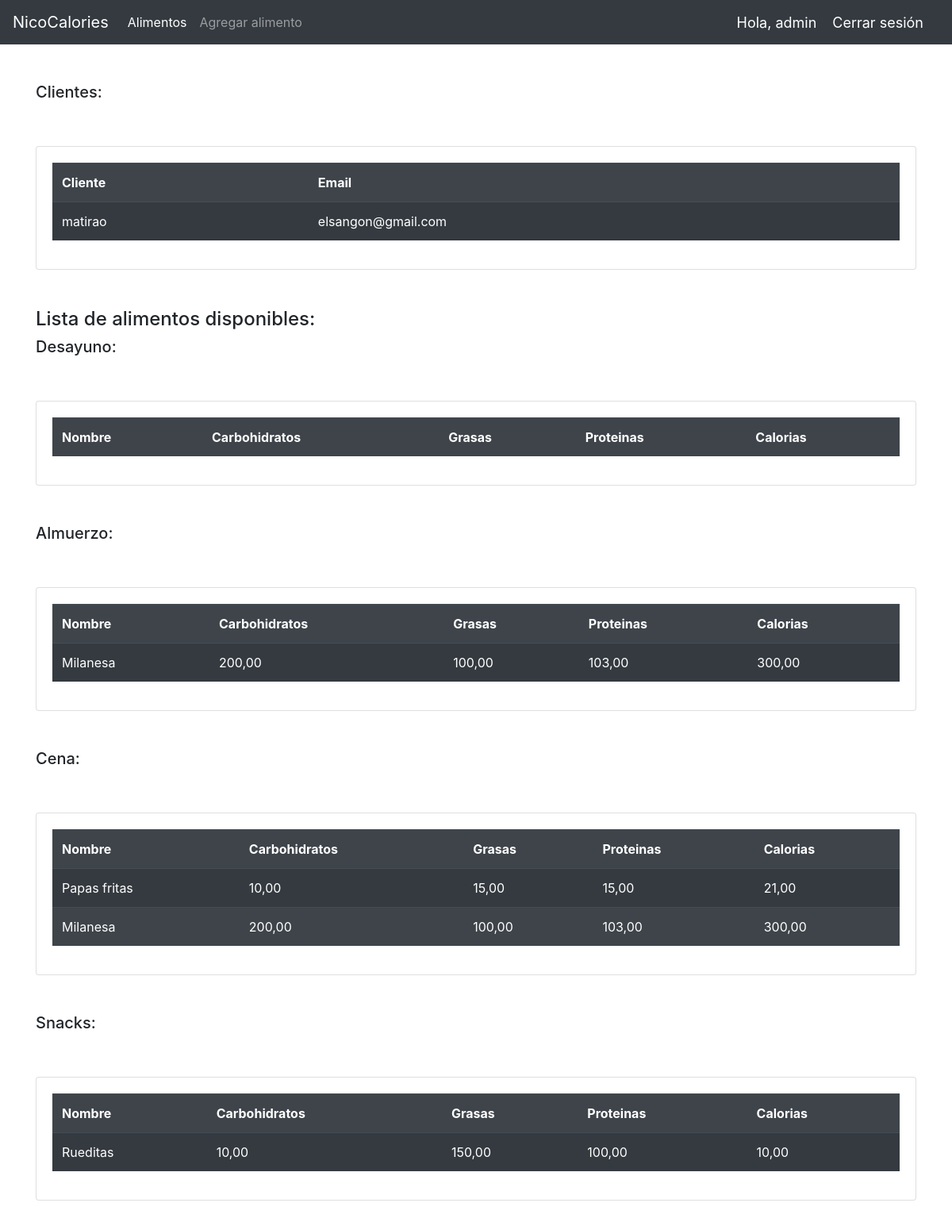
The page / (signed in) on the database its author committed.
### Fityfeed/models.py (models this page shows, shortened)
class Cliente(models.Model):
    usuario = models.OneToOneField(User, null=True, on_delete=models.CASCADE)
    nombre = models.CharField(max_length=200, null=True)
    email=models.CharField(max_length=200,null=True)
    fecha_de_creacion=models.DateTimeField(auto_now_add=True,null=True)

class ComidaItem(models.Model):
    nombre = models.CharField(max_length=200)
    categoria = models.ManyToManyField(Categoria)
    carbohidratos = models.DecimalField(max_digits=5,decimal_places=2,default=0)
    grasas = models.DecimalField(max_digits=5,decimal_places=2,default=0)
    proteina = models.DecimalField(max_digits=5,decimal_places=2,default=0)
    calorias = models.DecimalField(max_digits=5,decimal_places=2,default=0, blank=True)
    cantidad = models.IntegerField(default=1,null=True, blank=True)
    def __str__(self):
        return self.nombre

### Fityfeed/decorators.py (the view)
    def wrapper_func(request, *args,**kwargs):
        group = None
        if request.user.groups.exists():
            group=request.user.groups.all()[0].name
        if group == 'user':
            return redirect('userPage')
        if group == 'admin':
            return view_func(request,*args,**kwargs)

### Fityfeed/views.py (called while the page is built)
@login_required(login_url='login')
@admin_only
def home(request):
    desayuno = Categoria.objects.filter(nombre='desayuno')[0].comidaitem_set.all()
    almuerzo = Categoria.objects.filter(nombre='almuerzo')[0].comidaitem_set.all()
    cena = Categoria.objects.filter(nombre='cena')[0].comidaitem_set.all()
    snack = Categoria.objects.filter(nombre='snacks')[0].comidaitem_set.all()
    clientes = Cliente.objects.all()
    ctx = {
        'desayuno':desayuno,
        'almuerzo': almuerzo,
        'cena':cena,
        'snack':snack,
        'clientes':clientes
    }
    print(snack)
    return render(request, 'main.html', ctx)

### Fityfeed/templates/main.html (shortened to what this page needs)
{% load static %}
<!DOCTYPE html>
<html lang="en">
<head>
    <link rel="stylesheet" href="https://stackpath.bootstrapcdn.com/bootstrap/4.5.0/css/bootstrap.min.css"0>
</head>
<body class="body">
    {% include 'navbar.html' %}
    <br>
    <br>
    <div class="container">
        {% block content %}
            <div class="flex-box-row">
                <h5>Clientes:</h5>
                <br>
                <br>
                <div class="card card-body">
                    <table class="table table-dark table-striped table-hover">
                            <tr>
                                <th>Cliente</th>
                                <th>Email</th>
                            </tr>
                            {% for cust in clientes %}
                            <tr>
                                <td>{{cust.nombre}} </td>
                                <td> {{cust.email}} </td>
                            </tr>
                            {% endfor %}
                    </table>
                </div>
            </div>
            <br><br>
            <h4>Lista de alimentos disponibles:</h4>
            <div class="flex-box-row">
                <h5>Desayuno:</h5>
                <br>
                <br>
                <div class="card card-body">
                    <table class="table table-dark table-striped table-hover">
                            <tr>
                                <th>Nombre</th>
                                <th>Carbohidratos</th>
                                <th>Grasas</th>
                                <th>Proteinas</th>
                                <th>Calorias</th>
                            </tr>
                    </table>
                </div>
            </div>
            <br><br>
            <div class="flex-box-row">
                <h5>Almuerzo:</h5>
                <br>
                <br>
                <div class="card card-body">
                    <table class="table table-dark table-striped table-hover">
                            <tr>
                                <th>Nombre</th>
                                <th>Carbohidratos</th>
                                <th>Grasas</th>
                                <th>Proteinas</th>
                                <th>Calorias</th>
                            </tr>
                            {% for des in almuerzo %}
                            <tr>
                                <td>{{des.nombre}}</td>
                                <td>{{des.carbohidratos}}</td>
                                <td>{{des.grasas}}</td>
                                <td>{{des.proteina}}</td>
                                <td>{{des.calorias}}</td>
                            </tr>
                            {% endfor %}
                    </table>
                </div>
            </div>
            <br><br>
            <div class="flex-box-row">
                <h5>Cena:</h5>
                <br>
                <br>
                <div class="card card-body">
                    <table class="table table-dark table-striped table-hover">
                            <tr>
                                <th>Nombre</th>
                                <th>Carbohidratos</th>
                                <th>Grasas</th>
                                <th>Proteinas</th>
                                <th>Calorias</th>
                            </tr>
                            {% for des in cena %}
                            <tr>
                                <td>{{des.nombre}}</td>
                                <td>{{des.carbohidratos}}</td>
                                <td>{{des.grasas}}</td>
                                <td>{{des.proteina}}</td>
                                <td>{{des.calorias}}</td>
                            </tr>
                            {% endfor %}
                    </table>
                </div>
            </div>
            <br><br>
            <div class="flex-box-row">
                <h5>Snacks:</h5>
                <br>
                <br>
                <div class="card card-body">
                    <table class="table table-dark table-striped table-hover">
                            <tr>
                                <th>Nombre</th>
                                <th>Carbohidratos</th>
                                <th>Grasas</th>
                                <th>Proteinas</th>
                                <th>Calorias</th>
                            </tr>
                            {% for des in snack %}
                            <tr>
                                <td>{{des.nombre}}</td>
                                <td>{{des.carbohidratos}}</td>
                                <td>{{des.grasas}}</td>
                                <td>{{des.proteina}}</td>
                                <td>{{des.calorias}}</td>
                            </tr>
                            {% endfor %}
                    </table>
                </div>
                <br><br>
            </div>
        {% endblock %}
    </div>
</body>
</html>

### Fityfeed/templates/navbar.html (shortened to what this page needs)
<nav class="navbar navbar-expand-lg navbar-dark bg-dark flex-nav" >
    <div>
        <a class="navbar-brand" href='{% url "home" %}'>NicoCalories</a>
    </div>
    <div class="collapse navbar-collapse" id="navbarSupportedContent">
        {% if request.user.is_staff %}
            <ul class="navbar-nav mr-auto">
                <li class="nav-item active">
                <a class="nav-link" href='{% url "food_item" %}'>Alimentos<span class="sr-only">(current)</span></a>
                </li>
                <li class="nav-item">
                <a class="nav-link" href='{% url "createFoodItem" %}'>Agregar alimento</a>
                </li>
            </ul>
        {% endif %}
        <span class="hello-msg">Hola, {{request.user}}</span>
        <span ><a  class="hello-msg" href="{% url 'logout' %}">Cerrar sesión</a></span>
    </div>
</nav>

### Fityfeed/templates/navbar.html (style rules this page uses)
.flex-nav { display: flex; justify-content: space-evenly; }
.hello-msg { font-size: 18px; color: #fff; margin-right: 20px; }

### rows shown on the page
Cliente: nombre "matirao", email "elsangon@gmail.com"
ComidaItem: nombre "Milanesa", carbohidratos "200,00", grasas "100,00", proteina "103,00", calorias "300,00"
ComidaItem: nombre "Papas fritas", carbohidratos "10,00", grasas "15,00", proteina "15,00", calorias "21,00"
ComidaItem: nombre "Rueditas", carbohidratos "10,00", grasas "150,00", proteina "100,00", calorias "10,00"

### other values the page prints
{{ request.user }} "admin"
